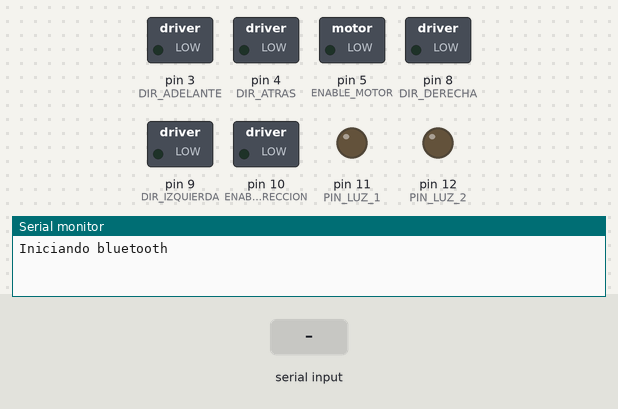
Recording of a sketch running on a simulated Arduino Uno, built with avr-gcc and run on an emulated ATmega328P. Parts: switched loads named in the sketch (green lamp = pin HIGH), output pins drawn as LEDs (lit = HIGH), the last lines printed to the serial monitor. Inputs (shaded band) come from the test bench.

Above: at 1.7 s.
1.8 s: "2" received over the second serial link
At 1.94 s:
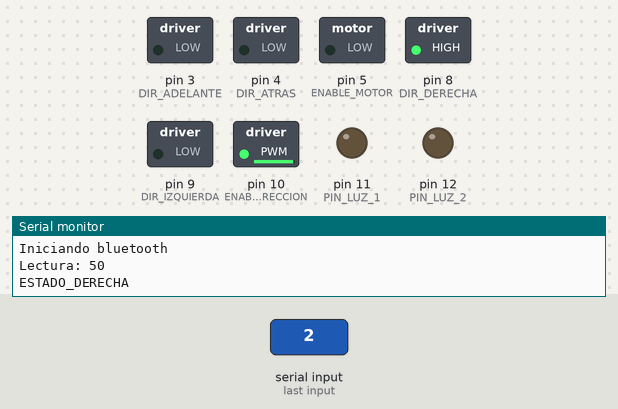
At 2.4 s:
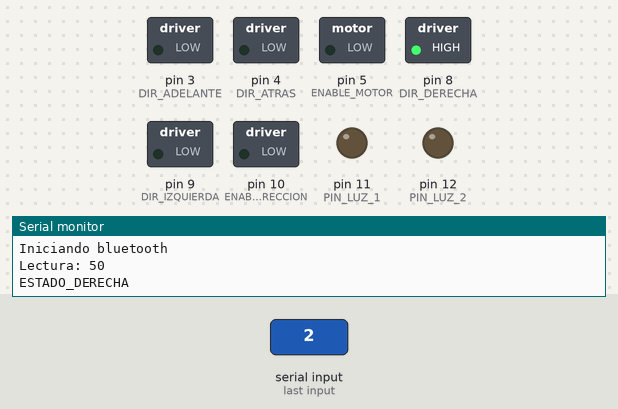
Timing chart, 0 to 4.8 s (numbered marks = the images above; inputs shaded):
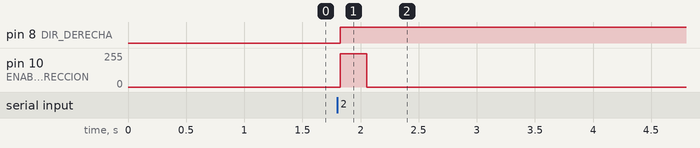

The sketch:

RuboRcCarBT.ino
```cpp
#include "Arduino.h"
#include "SoftwareSerial.h"
#define ENABLE_MOTOR 5
#define DIR_ADELANTE 3
#define DIR_ATRAS 4

#define ENABLE_DIRECCION 10
#define DIR_IZQUIERDA 9
#define DIR_DERECHA 8

#define PIN_LUZ_1 11
#define PIN_LUZ_2 12

#define VELOCIDAD_MINIMA_ADELANTE 80
#define VELOCIDAD_MINIMA_ATRAS 80
#define VELOCIDAD_INICIAL_ADELANTE 70
#define VELOCIDAD_INICIAL_ATRAS 70

#define ESTADO_DEFECTO 83
#define ESTADO_IZQUIERDA 52
#define ESTADO_DERECHA 50
#define ESTADO_ADELANTE 85
#define ESTADO_ATRAS 68
#define ESTADO_ENCENDER_LUCES 71
#define ESTADO_APAGAR_LUCES 82

const int SW_pin = 2; // digital pin connected to switch output
const int X_pin = 0; // analog pin connected to X output
const int Y_pin = 1; // analog pin connected to Y output

int estado;

int pulsador = 1;

int velocidad_adelante = VELOCIDAD_INICIAL_ADELANTE;
int velocidad_atras = VELOCIDAD_INICIAL_ATRAS;
int giro_izquierda = 0;
int giro_derecha = 0;


SoftwareSerial BT1(6,7); // RX, TX

void setup() {
  pinMode(PIN_LUZ_1, OUTPUT);
  pinMode(PIN_LUZ_2, OUTPUT);
  //---set pin direction
  pinMode(ENABLE_MOTOR,OUTPUT);
  pinMode(DIR_ADELANTE,OUTPUT);
  pinMode(DIR_ATRAS,OUTPUT);
  pinMode(ENABLE_DIRECCION,OUTPUT);
  pinMode(DIR_IZQUIERDA,OUTPUT);
  pinMode(DIR_DERECHA,OUTPUT);
  pinMode(SW_pin, INPUT);
  digitalWrite(SW_pin, HIGH);

  // Iniciamos comunicación serial por USB
  Serial.begin(9600);
  // Iniciamos comunicación serial por bluetooth
  BT1.begin(9600);
  // Damos tiempo para iniciar comunicación
  delay(500);
  Serial.println("Iniciando bluetooth");
  if(BT1.available())
    Serial.println("BT1 disponible");
}


void loop() {

  if (BT1.available()) {
    // Si hay disponible comunicación bluetooth...
    estado = BT1.read();
      if(estado != ESTADO_DEFECTO){
        Serial.print("Lectura: ");
        Serial.println(estado);
      }

      if(estado == ESTADO_IZQUIERDA){
        Serial.println("ESTADO_IZQUIERDA");
        giro_izquierda = 250;
        giro_derecha = 0;
      }

      if(estado == ESTADO_DERECHA){
         Serial.println("ESTADO_DERECHA");
         giro_derecha = 250;
         giro_izquierda = 0;
      }

      if(estado == ESTADO_ADELANTE){
        velocidad_adelante+=5;
        if(velocidad_adelante>250){
          velocidad_adelante = 250;
        }
        Serial.println("ESTADO_ADELANTE");
        Serial.print("velocidad_adelante: ");
        Serial.println(velocidad_adelante);
        velocidad_atras = VELOCIDAD_INICIAL_ATRAS;
      }

      if(estado == ESTADO_ATRAS){
        Serial.println("ESTADO_ATRAS");
        Serial.print("velocidad_atras: ");
        Serial.println(velocidad_atras);
        velocidad_atras+=5;
        velocidad_adelante = VELOCIDAD_INICIAL_ADELANTE;
      }

      if(estado == ESTADO_ENCENDER_LUCES){
        Serial.println("ESTADO_ENCENDER_LUCES");
        pulsador = 0;
      }
      if(estado == ESTADO_APAGAR_LUCES){
        Serial.println("ESTADO_APAGAR_LUCES");
        pulsador = 1;
      }
  } else {
    // Si no hay disponible comunicación bluetooth...
    //Serial.println("BT1 NO disponible");
  }
  delay(25);


  if(pulsador>0){
    digitalWrite(PIN_LUZ_1, LOW);
  digitalWrite(PIN_LUZ_2, LOW);

  }else{
      digitalWrite(PIN_LUZ_1, HIGH);
  digitalWrite(PIN_LUZ_2, HIGH);
  }

  if(giro_izquierda>200){
    analogWrite(ENABLE_DIRECCION,giro_izquierda);
    digitalWrite(DIR_IZQUIERDA,HIGH);
    digitalWrite(DIR_DERECHA,LOW);
    giro_izquierda = 0;
    delay(200);
  }else if (giro_derecha>200){
    analogWrite(ENABLE_DIRECCION,giro_derecha);
    digitalWrite(DIR_DERECHA,HIGH);
    digitalWrite(DIR_IZQUIERDA,LOW);
    giro_derecha = 0;
    delay(200);
  }else{
    digitalWrite(ENABLE_DIRECCION,LOW);
  }

  if(velocidad_adelante>VELOCIDAD_MINIMA_ADELANTE){
    analogWrite(ENABLE_MOTOR,velocidad_adelante);
    digitalWrite(DIR_ADELANTE,HIGH); //one way
    digitalWrite(DIR_ATRAS,LOW);
    delay(50);
  }else if (velocidad_atras>VELOCIDAD_MINIMA_ATRAS){
    analogWrite(ENABLE_MOTOR,velocidad_atras);
    digitalWrite(DIR_ADELANTE,LOW); //one way
    digitalWrite(DIR_ATRAS,HIGH);
    delay(50);
  }else{
    digitalWrite(ENABLE_MOTOR,LOW); //all done
  }


}
```

sloeber.ino.cpp
```cpp
#ifdef __IN_ECLIPSE__
//This is a automatic generated file
//Please do not modify this file
//If you touch this file your change will be overwritten during the next build
//This file has been generated on 2018-05-05 23:18:23

#include "Arduino.h"
#include "SoftwareSerial.h"

void setup() ;
void loop() ;

#include "RuboRcCarBT.ino"


#endif
```

Measured:
- after the input at 1.8 s, pin 8 (DIR_DERECHA): LOW → HIGH at once; pin 10 (ENABLE_DIRECCION): 0/255 → 250/255 at once, → 0/255 0.23 s later
